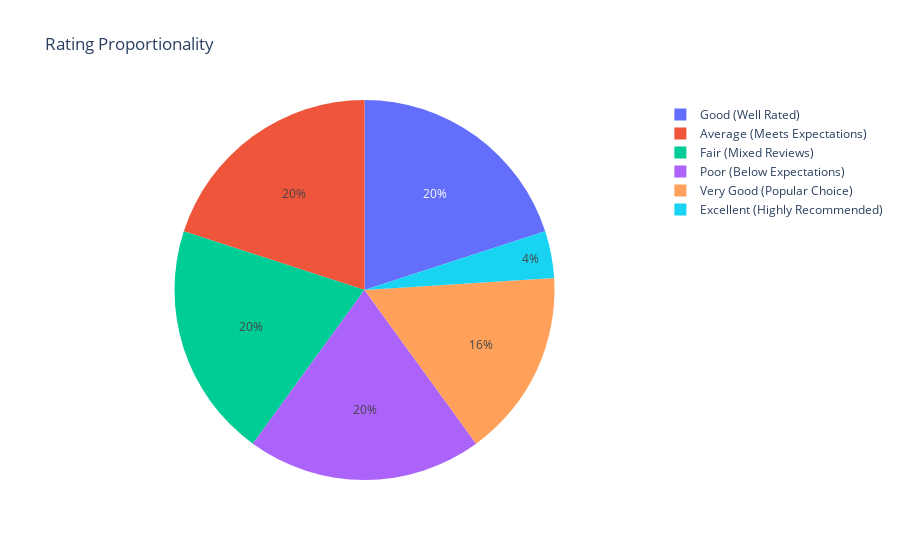

The cell this chart's notebook holds for it:
### Code cell
def categorize_rating(rating):
    if rating == 5.0:
        return "Excellent (Highly Recommended)"
    elif rating >= 4.5:
        return "Very Good (Popular Choice)"
    elif rating >= 4.0:
        return "Good (Well Rated)"
    elif rating >= 3.5:
        return "Average (Meets Expectations)"
    elif rating >= 3.0:
        return "Fair (Mixed Reviews)"
    elif rating >= 2.0:
        return "Poor (Below Expectations)"
    elif rating < 2.0:
        return "Very Poor (Avoid)"
    else:
        return "Unknown Rating"

# Tambahkan kategori rating ke DataFrame
df['rating_category'] = df['rating'].apply(categorize_rating)

# Buat pie chart
fig = px.pie(df, names="rating_category", title="Rating Proportionality")
fig.show()

### Figure 1 — Plotly figure (JSON) as saved in the notebook; plotly's stock layout.template omitted (floating-point values rounded to 4 significant figures)
{"data": [{"domain": {"x": [0, 1], "y": [0, 1]}, "hovertemplate": "rating_category=%{label}<extra></extra>", "labels": ["Good (Well Rated)", "Good (Well Rated)", "Average (Meets Expectations)", "Good (Well Rated)", "Good (Well Rated)", "Good (Well Rated)", "Very Good (Popular Choice)", "Average (Meets Expectations)", "Fair (Mixed Reviews)", "Average (Meets Expectations)", "Fair (Mixed Reviews)", "Average (Meets Expectations)", "Average (Meets Expectations)", "Very Good (Popular Choice)", "Fair (Mixed Reviews)", "Excellent (Highly Recommended)", "Very Good (Popular Choice)", "Fair (Mixed Reviews)", "Fair (Mixed Reviews)", "Very Good (Popular Choice)", "Poor (Below Expectations)", "Poor (Below Expectations)", "Poor (Below Expectations)", "Poor (Below Expectations)", "Poor (Below Expectations)"], "legendgroup": "", "name": "", "showlegend": true, "type": "pie"}], "layout": {"legend": {"tracegroupgap": 0}, "title": {"text": "Rating Proportionality"}}}
